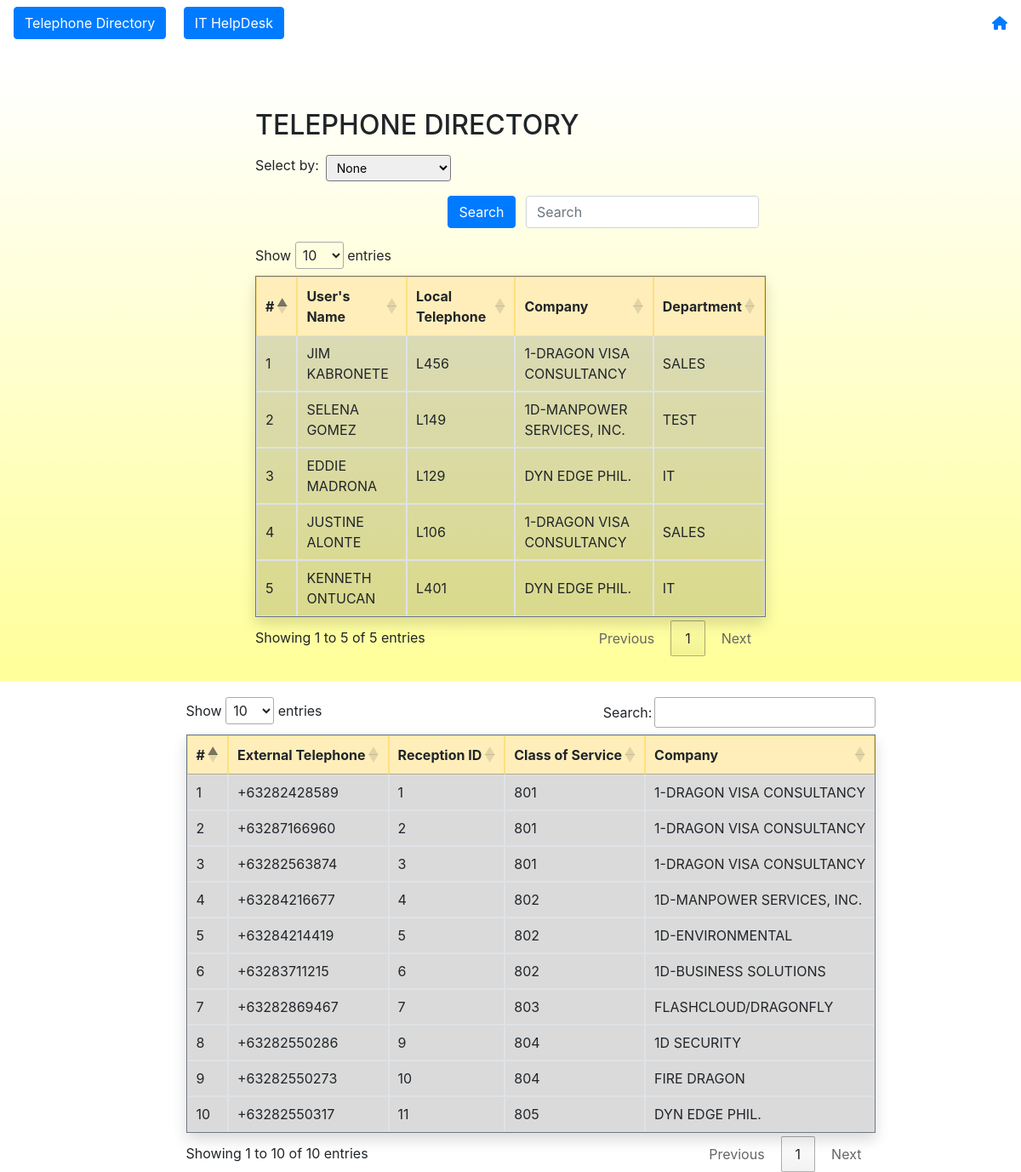
The app's page /tel_directory.php with its own data.
### tables this page shows
CREATE TABLE `employee` (
  `employee_id` int(11) NOT NULL,
  `firstname` varchar(100) NOT NULL DEFAULT '0',
  `lastname` varchar(100) NOT NULL DEFAULT '0',
  `date_created` datetime NOT NULL DEFAULT '1000-01-01 00:00:00',
  `company_id` int(11) NOT NULL DEFAULT 0,
  `department_id` int(11) NOT NULL DEFAULT 0,
  `tel_local_id` int(11) NOT NULL DEFAULT 0,
  `status` int(11) NOT NULL DEFAULT 0,
  `user_id` int(11) NOT NULL DEFAULT 0,
  `date_modified` datetime NOT NULL DEFAULT '1000-01-01 00:00:00',
  `modified_by` int(11) NOT NULL DEFAULT 0
);

CREATE TABLE `tel_local_directory` (
  `tel_local_id` int(11) NOT NULL,
  `user_id` int(11) NOT NULL DEFAULT 0,
  `tel_local` varchar(100) NOT NULL DEFAULT '0',
  `date_created` datetime NOT NULL DEFAULT '1000-01-01 00:00:00',
  `date_modified` datetime NOT NULL DEFAULT '1000-01-01 00:00:00',
  `modified_by` int(11) NOT NULL DEFAULT 0,
  `status` int(11) NOT NULL DEFAULT 0
);

CREATE TABLE `company` (
  `company_id` int(11) NOT NULL,
  `user_id` int(11) NOT NULL DEFAULT 0,
  `date_created` datetime NOT NULL DEFAULT current_timestamp(),
  `company_name` varchar(100) NOT NULL DEFAULT '0',
  `status` int(11) NOT NULL DEFAULT 0
);

CREATE TABLE `department` (
  `department_id` int(11) NOT NULL,
  `user_id` int(11) NOT NULL DEFAULT 0,
  `date_created` datetime NOT NULL DEFAULT current_timestamp(),
  `company_id` int(11) NOT NULL DEFAULT 0,
  `department_name` varchar(100) NOT NULL DEFAULT '0',
  `status` int(11) NOT NULL DEFAULT 0
);

CREATE TABLE `tel_external_directory` (
  `tel_ex_id` int(11) NOT NULL,
  `tel_external` varchar(100) NOT NULL,
  `reception_id` int(11) NOT NULL DEFAULT 0,
  `class_of_service` int(11) DEFAULT 0,
  `company_id` int(11) NOT NULL DEFAULT 0,
  `date_created` datetime NOT NULL DEFAULT '1000-01-01 00:00:00',
  `user_id` int(11) NOT NULL DEFAULT 0,
  `status` int(11) NOT NULL DEFAULT 0,
  `date_modified` datetime NOT NULL DEFAULT '1000-01-01 00:00:00',
  `modified_by` int(11) NOT NULL DEFAULT 0
);

### tel_directory.php (the view, shortened to what this page needs)
<!DOCTYPE html>
<html lang="en">
  <head>
    <link rel="stylesheet" href="CSS/tel_directory.css">
    <link rel="stylesheet" href="https://cdn.jsdelivr.net/npm/bootstrap@4.6.2/dist/css/bootstrap.min.css">
  </head>
  <body id="ignore-bootstrap">
    <?php require 'header.php'; ?>
    <main class="main-tel-directory w-100">
      <div class="main-table-public w-100 h-100 d-flex align-items-center flex-wrap justify-content-center">
          <div class="w-50 align-self-start mt-5">
            <h2 class="text-uppercase">Telephone Directory</h2>
              <div class="pt-2 pb-2">
                <div class="d-flex">
                  <p class="mr-2">Select by:</p>
                    <select id="selectBy" class="form-control-sm">
                      <option value="">None</option>
                    </select>
                </div>
              </div>
              <div class="">
                <form class="form-inline mb-2 d-flex justify-content-end">
                    <div class="">
                      <button id="searchBar_btn" class="btn btn-primary mr-sm-2 mb-2" type="button">Search</button>
                      <input id="searchBar_input" class="form-control mr-sm-2 mb-2 align-middle" type="search" placeholder="Search" aria-label="Search">
                    </div>
                </form>
              </div>
                <table class="shadow table-active table-bordered border-secondary" id="public_tel_local">
                  <thead class="table-warning">
                    <tr class="border-secondary">
                        <th class="border-bottom-0">#</i></th>
                        <th class="border-bottom-0">User's Name</i></th>
                        <th class="border-bottom-0">Local Telephone</i></th>
                        <th class="border-bottom-0">Company</th>
                        <th class="border-bottom-0">Department</th>
                    </tr>
                  </thead>
                  <tbody class="change_table">
                    <?php
                    $counter = 0;
                  $query = "SELECT a.employee_id, CONCAT(firstname, ' ', lastname) AS name, b.company_name, c.department_name, d.tel_local
                  FROM employee a
                  INNER JOIN company b ON a.company_id = b.company_id
                  INNER JOIN department c ON a.department_id = c.department_id
                  INNER JOIN tel_local_directory d ON a.tel_local_id = d.tel_local_id;";
                  $result = mysqli_query($con, $query);
                  while($row = mysqli_fetch_array($result)){
                    $counter++;
                      echo '<tr class="table-active">
                              <td class="text-uppercase"> '.$counter.' </td>
                              <td class="text-uppercase"> '.$row['name'].' </td>
                              <td class="text-uppercase"> '.$row['tel_local'].' </td>
                              <td class="text-uppercase"> '.$row['company_name'].' </td>
                              <td class="text-uppercase"> '.$row['department_name'].' </td>
                          </tr>';
                  }
  ?>
            </tbody>
          </table>
    </div>
    <div class="align-self-center mt-5 pl-5">
        <div class="tel-table2">
            <table class="table shadow table-active table-sm table-bordered border-secondary" id="tel_ex_public">
              <thead class="border-secondary table-warning">
                <tr class="">
                    <th>#</th>
                    <th>External Telephone</th>
                    <th>Reception ID</th>
                    <th>Class of Service</th>
                    <th>Company</th>
                </tr>
              </thead>
              <tbody>
                <?php
                $counter = 0;
                $query = "SELECT a.tel_ex_id, a.tel_external, a.reception_id, a.class_of_service, b.company_id, b.company_name
                FROM tel_external_directory a
                INNER JOIN company b ON a.company_id = b.company_id;";
                $result = mysqli_query($con, $query);
                while($row = mysqli_fetch_array($result)){
                  $counter++;
                    echo '<tr class="table-active">
                            <td class="text-uppercase"> '.$counter.' </td>
                            <td class="text-uppercase"> '.$row['tel_external'].' </td>
                            <td class="text-uppercase"> '.$row['reception_id'].' </td>
                            <td class="text-uppercase"> '.$row['class_of_service'].' </td>
                            <td class="text-uppercase"> '.$row['company_name'].' </td>
                            </tr>';
                }
                ?>
              </tbody>
            </table>
        </div>
    </div>
  </div>
    </main>
  </body>
</html>

### header.php (shortened to what this page needs)
<link rel="stylesheet" href="CSS/index.css">
<link rel="stylesheet" type="text/css" href="//cdn.datatables.net/1.13.4/css/jquery.dataTables.min.css"/>
<header class="public-header d-flex justify-content-between navbar navbar-light fixed-top w-100">
  <nav class="nav-info-board">
    <a class="btn btn-primary mr-3" href="tel_directory.php">Telephone Directory</a>
    <a id="IT_helpdesk_btn" class="btn btn-primary mr-5" href="it_helpdesk.php">IT HelpDesk</a>
  </nav>
  <div class="button-icon ml-4">
    <a href="index.php"><i class="fa-solid fa-house"></i></a>
  </div>
</header>

### CSS/tel_directory.css (style rules this page uses)
.main-tel-directory { height: calc(100vh - 80px); background: linear-gradient(180deg, #fff, #ffff99); margin-top: 80px; }

### records on screen
employee: name "JIM KABRONETE", tel_local.tel_local "L456", company.company_name "1-DRAGON VISA CONSULTANCY", department.department_name "SALES"
employee: name "SELENA GOMEZ", tel_local.tel_local "L149", company.company_name "1D-MANPOWER SERVICES, INC.", department.department_name "TEST"
employee: name "EDDIE MADRONA", tel_local.tel_local "L129", company.company_name "DYN EDGE PHIL.", department.department_name "IT"
employee: name "JUSTINE ALONTE", tel_local.tel_local "L106", company.company_name "1-DRAGON VISA CONSULTANCY", department.department_name "SALES"
employee: name "KENNETH ONTUCAN", tel_local.tel_local "L401", company.company_name "DYN EDGE PHIL.", department.department_name "IT"
tel_external_directory: tel_external "+63282428589", reception "1", class_of_service "801", company.company_name "1-DRAGON VISA CONSULTANCY"
tel_external_directory: tel_external "+63287166960", reception "2", class_of_service "801", company.company_name "1-DRAGON VISA CONSULTANCY"
tel_external_directory: tel_external "+63282563874", reception "3", class_of_service "801", company.company_name "1-DRAGON VISA CONSULTANCY"
tel_external_directory: tel_external "+63284216677", reception "4", class_of_service "802", company.company_name "1D-MANPOWER SERVICES, INC."
tel_external_directory: tel_external "+63284214419", reception "5", class_of_service "802", company.company_name "1D-ENVIRONMENTAL"
tel_external_directory: tel_external "+63283711215", reception "6", class_of_service "802", company.company_name "1D-BUSINESS SOLUTIONS"
tel_external_directory: tel_external "+63282869467", reception "7", class_of_service "803", company.company_name "FLASHCLOUD/DRAGONFLY"
tel_external_directory: tel_external "+63282550286", reception "9", class_of_service "804", company.company_name "1D SECURITY"
tel_external_directory: tel_external "+63282550273", reception "10", class_of_service "804", company.company_name "FIRE DRAGON"
tel_external_directory: tel_external "+63282550317", reception "11", class_of_service "805", company.company_name "DYN EDGE PHIL."
